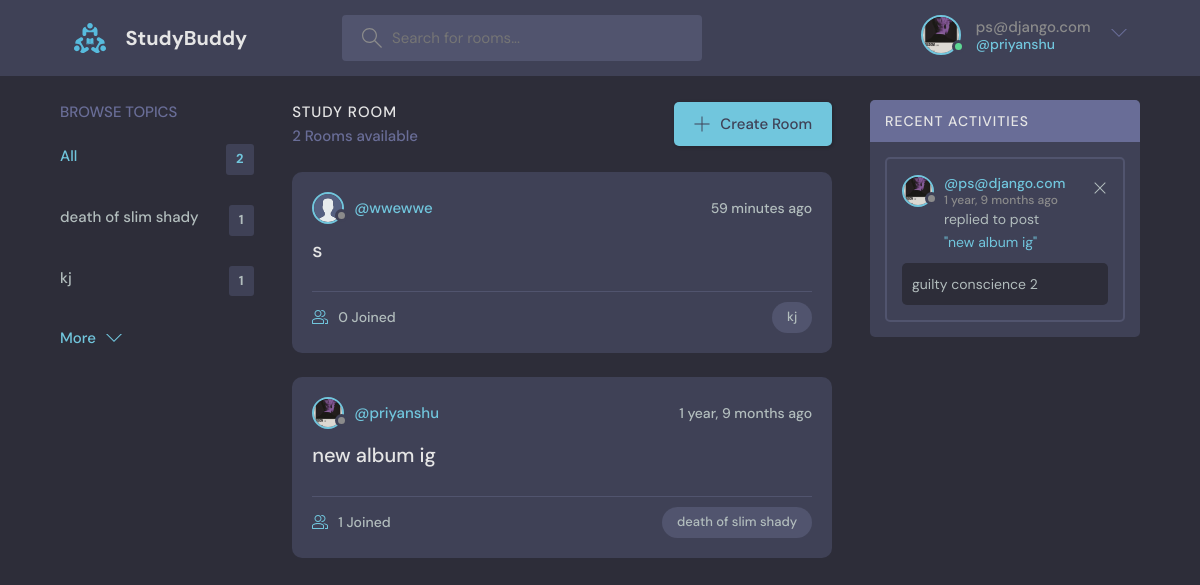
/ (signed in), run on the app's committed database.
### base/models.py (models this page shows, shortened)
class User(AbstractUser):
    name = models.CharField(max_length=200,null=True)
    email = models.EmailField(null=True,unique=True)
    bio = models.TextField(null=True)
    avatar = models.ImageField(null=True, default="avatar.svg")
    USERNAME_FIELD = "email"
    REQUIRED_FIELDS=[]

class Topic(models.Model):
    name=models.CharField(max_length=200)

class Room(models.Model):
    host =models.ForeignKey(User,on_delete=models.SET_NULL,null=True)
    topic = models.ForeignKey(Topic,on_delete=models.SET_NULL,null=True)
    name= models.CharField(max_length=200)
    description = models.TextField(null=True, blank=True)
    participants = models.ManyToManyField(User,related_name='participants',blank=True)
    updated = models.DateTimeField(auto_now=True)
    created = models.DateTimeField(auto_now_add=True)
    class Meta:
        ordering = ['-updated','-created']
    def __str__(self):
        return self.name

class Message(models.Model):
    user=models.ForeignKey(User,on_delete=models.CASCADE)
    room=models.ForeignKey(Room,on_delete=models.CASCADE)
    body=models.TextField()
    updated=models.DateTimeField(auto_now=True)
    created=models.DateTimeField(auto_now=True)
    class Meta:
        ordering = ['-updated','-created']
    def __str__(self):
        return self.body[:50]

### base/views.py (the view)
# urls.py: path('',views.home,name="home"),
def home(request):
    q = request.GET.get("q") if request.GET.get("q") != None else ""
    rooms = Room.objects.filter(
        Q(topic__name__icontains=q) | Q(name__icontains=q) | Q(description__icontains=q)
    )
    topics = Topic.objects.all()[:5]
    room_count = rooms.count()
    room_messages = Message.objects.filter(Q(room__topic__name__icontains=q))
    context = {
        "rooms": rooms,
        "topics": topics,
        "room_count": room_count,
        "room_messages": room_messages,
    }
    print(len(connection.queries))
    return render(request, "base/home.html", context)

### base/templates/base/home.html (shortened to what this page needs)
{% extends 'main.html' %}
{% block content %}
    <main class="layout layout--3">
      <div class="container">
        {% include 'base/topic_component.html' %}
        <div class="roomList">
          <div class="roomList__header">
            <div>
              <h2>Study Room</h2>
              <p>{{room_count}} Rooms available</p>
            </div>
            <a class="btn btn--main" href="{% url 'create-room' %}">
              <svg version="1.1" xmlns="http://www.w3.org/2000/svg" width="32" height="32" viewBox="0 0 32 32">
                <title>add</title>
                <path
                  d="M16.943 0.943h-1.885v14.115h-14.115v1.885h14.115v14.115h1.885v-14.115h14.115v-1.885h-14.115v-14.115z"
                ></path>
              </svg>
              Create Room
            </a>
          </div>
          {% include 'base/feed_component.html' %}
        </div>
         {% include 'base/activity_component.html' %}
      </div>
    </main>
{% endblock %}

### templates/navbar.html (shortened to what this page needs)
{% load static %}
<header class="header header--loggedIn">
     <div class="container">
       <a href="{% url 'home' %}" class="header__logo">
         <img src="{% static 'images/logo.svg' %}" />
         <h1>StudyBuddy</h1>
       </a>
       <form class="header__search" method="GET" action="{% url 'home' %}">
         <label>
           <input name="q" placeholder="Search for rooms..." />
         </label>
       </form>
       <nav class="header__menu">
         {% if request.user.is_authenticated %}
         <div class="header__user">
           <a href="{% url 'update-user' %}">
             <div class="avatar avatar--medium active">
               <img src="{{request.user.avatar.url}}" />
             </div>
             <p>{{request.user}} <span>@{{request.user.username}}</span></p>
           </a>
           <button class="dropdown-button">
             <svg version="1.1" xmlns="http://www.w3.org/2000/svg" width="32" height="32" viewBox="0 0 32 32">
               <title>chevron-down</title>
               <path d="M16 21l-13-13h-3l16 16 16-16h-3l-13 13z"></path>
             </svg>
           </button>
         </div>
         {% else %}
         <a href="{% url 'login' %}">
           <img src="{% static 'images/avatar.svg' %}" />
           <p>Login</p>
         </a>
         {% endif %}
       </nav>
     </div>
   </header>

### base/templates/base/topic_component.html
<div class="topics">
  <div class="topics__header">
    <h2>Browse Topics</h2>
  </div>
  <ul class="topics__list">
    <li>
      <a href="{% url 'home' %}" class="active">All <span>{{topics.count}}</span></a>
    </li>
    {% for topic in topics %}
    <li>
      <a href="{% url 'home' %}?q={{topic.name}}">{{topic.name}}<span>{{topic.room_set.all.count}}</span></a>
    </li>
    {% endfor %}
  </ul>
  <a class="btn btn--link" href="{% url 'topics' %}">
    More
    <svg version="1.1" xmlns="http://www.w3.org/2000/svg" width="32" height="32" viewBox="0 0 32 32">
      <title>chevron-down</title>
      <path d="M16 21l-13-13h-3l16 16 16-16h-3l-13 13z"></path>
    </svg>
  </a>
</div>

### base/templates/base/feed_component.html (shortened to what this page needs)
{% for room in rooms %}
<div class="roomListRoom">
  <div class="roomListRoom__header">
    <a href="{% url 'user-profile' room.host.id %}" class="roomListRoom__author">
      <div class="avatar avatar--small">
        <img src="{{room.host.avatar.url}}" />
      </div>
      <span>@{{room.host.username}}</span>
    </a>
    <div class="roomListRoom__actions">
      <span>{{room.created|timesince}} ago</span>
    </div>
  </div>
  <div class="roomListRoom__content">
    <a href="{% url 'room' room.id %}">{{room.name}}</a>
  </div>
  <div class="roomListRoom__meta">
    <a href="{% url 'room' room.id %}" class="roomListRoom__joined">
      {{room.participants.count}} Joined
    </a>
    <p class="roomListRoom__topic">{{room.topic.name}}</p>
  </div>
</div>
{% endfor %}

### base/templates/base/activity_component.html
<div class="activities">
          <div class="activities__header">
            <h2>Recent Activities</h2>
          </div>
          {% for message in room_messages %}
          <div class="activities__box">
            <div class="activities__boxHeader roomListRoom__header">
              <a href="{% url 'user-profile' message.user.id %}" class="roomListRoom__author">
                <div class="avatar avatar--small">
                  <img src="{{message.user.avatar.url}}" />
                </div>
                <p>
                  @{{message.user}}
                  <span>{{message.created|timesince}} ago</span>
                </p>
              </a>
              <div class="roomListRoom__actions">
                {% if request.user == message.user %}
                <a href="{% url 'delete-message' message.id %}">
                  <svg version="1.1" xmlns="http://www.w3.org/2000/svg" width="32" height="32" viewBox="0 0 32 32">
                    <title>remove</title>
                    <path
                      d="M27.314 6.019l-1.333-1.333-9.98 9.981-9.981-9.981-1.333 1.333 9.981 9.981-9.981 9.98 1.333 1.333 9.981-9.98 9.98 9.98 1.333-1.333-9.98-9.98 9.98-9.981z"
                    ></path>
                  </svg>
                </a>
                {% endif %}
              </div>
            </div>
            <div class="activities__boxContent">
              <p>replied to post <a href="{% url 'room' message.room.id %}">"{{message.room}}"</a></p>
              <div class="activities__boxRoomContent">
                {{message}}
              </div>
            </div>
          </div>
          {% endfor %}
        </div>

### data on the page
User: user.avatar (picture), user "ps@django.com", user.username "priyanshu"
Topic: name "death of slim shady", room_set.all.count "1"
Topic: name "kj", room_set.all.count "1"
Room: host.avatar (placeholder picture), host.username "wwewwe", created "59 minutes", name "s", participants.count "0", topic.name "kj"
Room: host.avatar (picture), host.username "priyanshu", created "1 year, 9 months", name "new album ig", participants.count "1", topic.name "death of slim shady"
Message: user.avatar (picture), user "ps@django.com", created "1 year, 9 months", room "new album ig", body "guilty conscience 2"

### other printed values
{{ topics.count }} "2"
{{ room_count }} "2"
